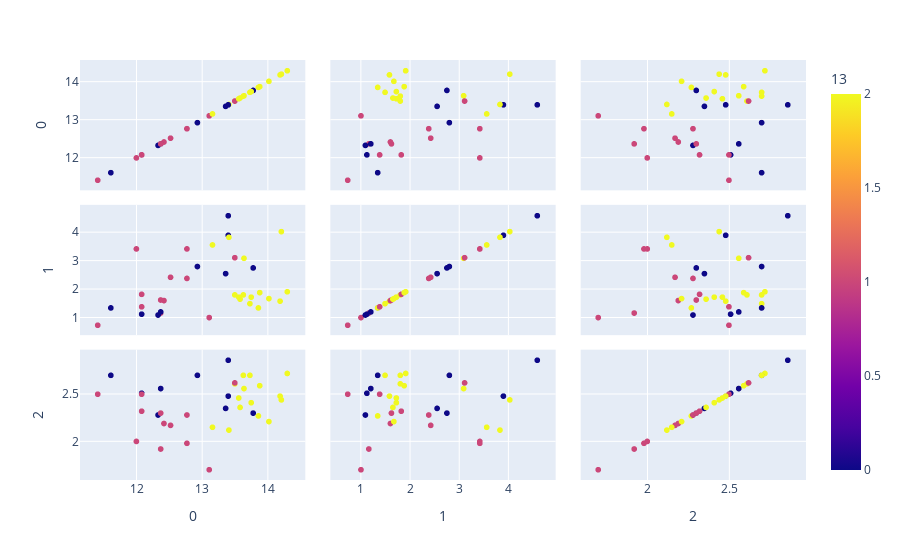

This figure's notebook cell:
### Code cell
df_pred=pd.DataFrame(pd.concat([pd.DataFrame(X_test,columns=[0,1,2,3,4,5,6,7,8,9,10,11,12]),pd.DataFrame(Y_pred_1,columns=[13])],axis=1))
fig = px.scatter_matrix(df_pred,
    dimensions=[0,1,2],
    color=13)
fig.show()

### Figure 1 — Plotly figure (JSON) as saved in the notebook; plotly's stock layout.template omitted (floating-point values rounded to 4 significant figures)
{"data": [{"dimensions": [{"axis": {"matches": true}, "label": "0", "values": [13.64, 14.21, 12.93, 13.73, 12.37, 14.3, 12, 13.4, 11.61, 13.36, 13.5, 13.5, 13.41, 12.77, 13.63, 12.52, 11.41, 12.08, 13.86, 12.08, 14.19, 13.11, 12.33, 13.4, 12.77, 13.78, 12.42, 12.37, 12.08, 13.56, 14.02, 12.37, 13.16, 13.58, 13.75, 13.88]}, {"axis": {"matches": true}, "label": "1", "values": [3.1, 4.04, 2.81, 1.5, 1.17, 1.92, 3.43, 3.91, 1.35, 2.56, 1.81, 3.12, 3.84, 3.43, 1.81, 2.43, 0.74, 1.13, 1.35, 1.39, 1.59, 1.01, 1.1, 4.6, 2.39, 2.76, 1.61, 1.21, 1.83, 1.73, 1.68, 1.63, 3.57, 1.66, 1.73, 1.89]}, {"axis": {"matches": true}, "label": "2", "values": [2.56, 2.44, 2.7, 2.7, 1.92, 2.72, 2, 2.48, 2.7, 2.35, 2.61, 2.62, 2.12, 1.98, 2.7, 2.17, 2.5, 2.51, 2.27, 2.5, 2.48, 1.7, 2.28, 2.86, 2.28, 2.3, 2.19, 2.56, 2.32, 2.46, 2.21, 2.3, 2.15, 2.36, 2.41, 2.59]}], "hovertemplate": "%{xaxis.title.text}=%{x}<br>%{yaxis.title.text}=%{y}<br>13=%{marker.color}<extra></extra>", "legendgroup": "", "marker": {"color": [2, 2, 0, 2, 1, 2, 1, 0, 0, 0, 2, 1, 2, 1, 2, 1, 1, 0, 2, 1, 2, 1, 0, 0, 1, 0, 1, 0, 1, 2, 2, 1, 2, 2, 2, 2], "coloraxis": "coloraxis", "symbol": "circle"}, "name": "", "showlegend": false, "type": "splom"}], "layout": {"coloraxis": {"colorbar": {"title": {"text": "13"}}, "colorscale": [[0, "#0d0887"], [0.1111, "#46039f"], [0.2222, "#7201a8"], [0.3333, "#9c179e"], [0.4444, "#bd3786"], [0.5556, "#d8576b"], [0.6667, "#ed7953"], [0.7778, "#fb9f3a"], [0.8889, "#fdca26"], [1, "#f0f921"]]}, "dragmode": "select", "legend": {"tracegroupgap": 0}, "margin": {"t": 60}}}
